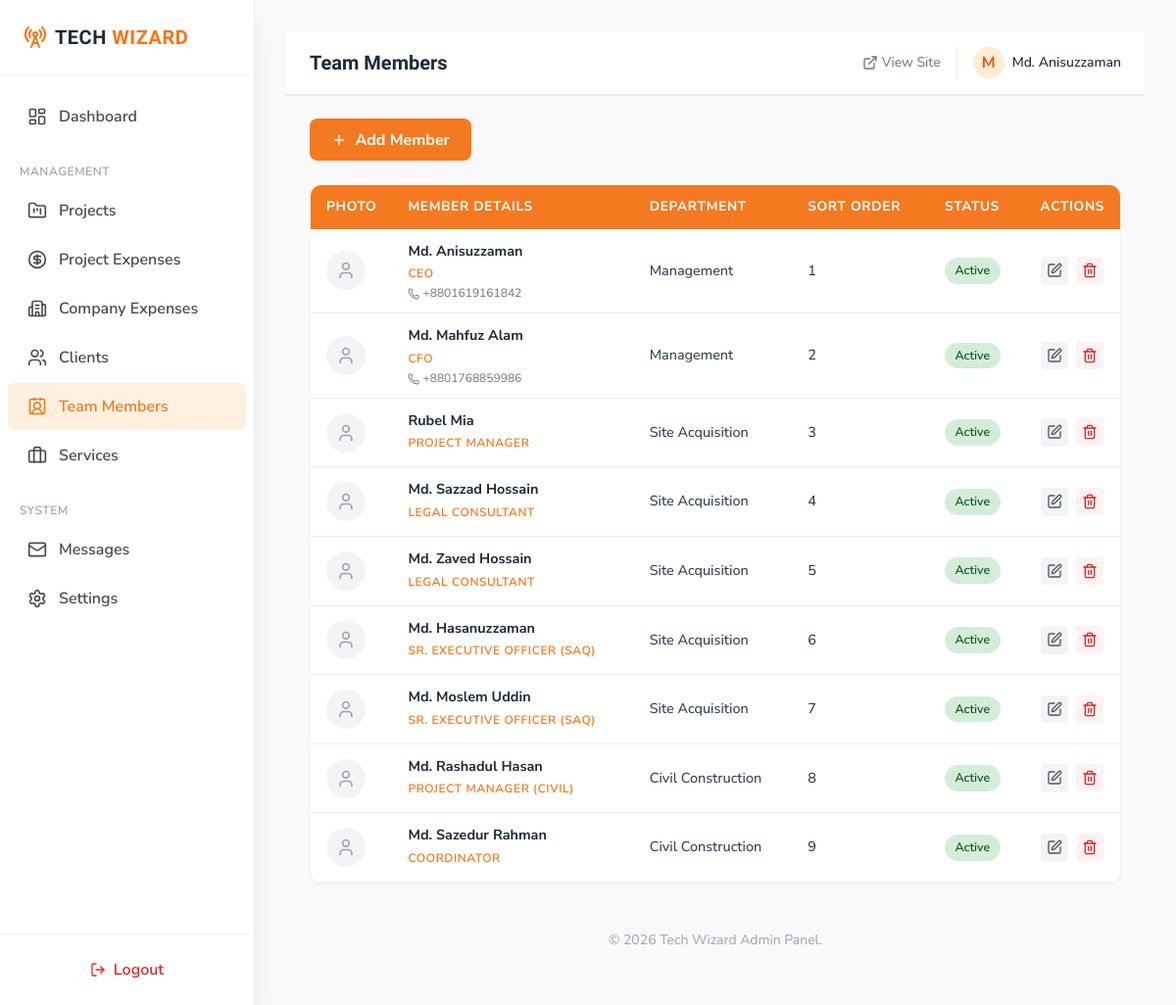
Screenshot of /admin/team (signed in) with the database file from the repository.
### tables this page shows
CREATE TABLE IF NOT EXISTS team_members (
    id INT AUTO_INCREMENT PRIMARY KEY,
    name VARCHAR(100) NOT NULL,
    designation VARCHAR(150) NOT NULL,
    department VARCHAR(100),
    qualification VARCHAR(100),
    phone VARCHAR(30),
    email VARCHAR(150),
    photo VARCHAR(255),
    sort_order INT DEFAULT 0,
    is_active TINYINT DEFAULT 1,
    created_at TIMESTAMP DEFAULT CURRENT_TIMESTAMP
);

### app/controllers/TeamController.php (called while the page is built, shortened)
<?php
class TeamController extends Controller
{
    public function index(): void
    {
        $teamModel = new Team();
        $members   = $teamModel->getAll();
        $this->view('admin/team/index', compact('members', 'flash'), 'admin');
    }
}

### public/index.php (called while the page is built, shortened)
<?php
require_once APP_ROOT . '/core/helpers.php';
spl_autoload_register(function($className) {
    $paths = [
        APP_ROOT . '/core/' . $className . '.php',
        APP_ROOT . '/app/controllers/' . $className . '.php',
        APP_ROOT . '/app/models/' . $className . '.php',
    ];
    foreach ($paths as $path) {
        if (file_exists($path)) {
            return;
        }
    }
});
$router = new Router();
$router->dispatch();

### core/helpers.php (called while the page is built, shortened)
<?php
function base_url(string $path = ''): string
{
    return BASE_URL . ltrim($path, '/');
}
function h(string $str): string
{
    return htmlspecialchars($str, ENT_QUOTES, 'UTF-8');
}

### app/models/Database.php (called while the page is built, shortened)
<?php
class Database
{
    private static ?Database $instance = null;
    private ?PDO $connection = null;
    private function __construct()
    {
        try {
            $dsn = 'mysql:host=' . DB_HOST . ';dbname=' . DB_NAME . ';charset=utf8mb4';
            $options = [
                PDO::ATTR_ERRMODE            => PDO::ERRMODE_EXCEPTION,
                PDO::ATTR_DEFAULT_FETCH_MODE => PDO::FETCH_ASSOC,
                PDO::ATTR_EMULATE_PREPARES   => false,
            ];
            $this->connection = new PDO($dsn, DB_USER, DB_PASS, $options);
        } catch (PDOException $e) {
            if (APP_DEBUG) {
                die('<h2>Database Connection Failed</h2><p>' . $e->getMessage() . '</p>');
            }
            die('Database connection error. Please try again later.');
        }
    }
    public static function getInstance(): Database
    {
        if (self::$instance === null) {
            self::$instance = new self();
        }
        return self::$instance;
    }
    public function getConnection(): PDO
    {
        return $this->connection;
    }
}

### core/Model.php (called while the page is built, shortened)
<?php
class Model
{
    protected ?PDO $db = null;
    public function __construct()
    {
        $this->db = Database::getInstance()->getConnection();
    }
    public function query(string $sql, array $params = []): PDOStatement|bool
    {
        try {
            $stmt = $this->db->prepare($sql);
            $stmt->execute($params);
            return $stmt;
        } catch (PDOException $e) {
            if (APP_DEBUG) {
                die('Query Error: ' . $e->getMessage() . '<br>SQL: ' . $sql);
            }
            return false;
        }
    }
    public function findAll(string $table, array $where = [], string $order = '', int $limit = 0, int $offset = 0): array
    {
        $sql = "SELECT * FROM `{$table}`";
        $params = [];
        if ($order) {
            $sql .= " ORDER BY {$order}";
        }
        $stmt = $this->query($sql, $params);
        return $stmt ? $stmt->fetchAll(PDO::FETCH_ASSOC) : [];
    }
}

### app/models/Team.php (called while the page is built, shortened)
<?php
class Team extends Model
{
    public function getAll(): array
    {
        return $this->findAll('team_members', [], 'sort_order ASC, name ASC');
    }
}

### app/views/admin/team/index.php (the view, shortened to what this page needs)
<div class="flex justify-between items-center mb-6">
    <a href="<?= base_url('admin/team/create') ?>" class="btn-primary flex items-center gap-2">
        <i data-lucide="plus" class="w-4 h-4"></i> Add Member
    </a>
</div>
<div class="bg-white rounded-xl shadow-sm border border-gray-100 overflow-hidden">
    <div class="data-table-wrapper rounded-none border-0 shadow-none">
        <table class="data-table">
            <thead>
                <tr>
                    <th class="w-16">Photo</th>
                    <th>Member Details</th>
                    <th>Department</th>
                    <th>Sort Order</th>
                    <th>Status</th>
                    <th class="w-24 text-center">Actions</th>
                </tr>
            </thead>
            <tbody>
                <?php if (empty($members)): ?>
                    <tr>
                        <td colspan="6" class="py-12 text-center text-gray-400">
                            <i data-lucide="users" class="w-12 h-12 mx-auto mb-3 opacity-50"></i>
                            <p>No team members found.</p>
                        </td>
                    </tr>
                <?php else: ?>
                    <?php foreach ($members as $member): ?>
                        <tr>
                            <td>
                                <?php if ($member['photo']): ?>
                                    <img src="<?= upload_url($member['photo']) ?>" class="w-10 h-10 rounded-full object-cover border border-gray-200">
                                <?php else: ?>
                                    <div class="w-10 h-10 rounded-full bg-gray-100 flex items-center justify-center text-gray-400">
                                        <i data-lucide="user" class="w-5 h-5"></i>
                                    </div>
                                <?php endif; ?>
                            </td>
                            <td>
                                <div class="font-bold text-gray-800 mb-1"><?= h($member['name']) ?></div>
                                <div class="text-xs text-orange-500 font-semibold uppercase tracking-wider"><?= h($member['designation']) ?></div>
                                <div class="text-xs text-gray-500 mt-1 flex gap-3">
                                    <?php if ($member['phone']): ?><span><i data-lucide="phone" class="w-3 h-3 inline"></i> <?= h($member['phone']) ?></span><?php endif; ?>
                                </div>
                            </td>
                            <td>
                                <span class="font-medium text-gray-700"><?= h($member['department']) ?></span>
                            </td>
                            <td><?= $member['sort_order'] ?></td>
                            <td>
                                <?php if ($member['is_active']): ?>
                                    <span class="badge badge-completed">Active</span>
                                <?php else: ?>
                                    <span class="badge badge-cancelled">Inactive</span>
                                <?php endif; ?>
                            </td>
                            <td>
                                <div class="flex justify-center gap-2">
                                    <a href="<?= base_url('admin/team/edit/' . $member['id']) ?>" class="p-1.5 bg-gray-100 text-gray-600 rounded hover:bg-gray-200 transition-colors" title="Edit">
                                        <i data-lucide="edit" class="w-4 h-4"></i>
                                    </a>
                                    <form action="<?= base_url('admin/team/delete/' . $member['id']) ?>" method="POST" class="inline" data-confirm="Delete this member?">
                                        <button type="submit" class="p-1.5 bg-red-50 text-red-600 rounded hover:bg-red-100 transition-colors" title="Delete">
                                            <i data-lucide="trash-2" class="w-4 h-4"></i>
                                        </button>
                                    </form>
                                </div>
                            </td>
                        </tr>
                    <?php endforeach; ?>
                <?php endif; ?>
            </tbody>
        </table>
    </div>
</div>

### public/assets/css/custom.css (style rules this page uses)
:root { --orange: #F47920; --orange-dark: #D96B12; --orange-light: #FFF0E0; --dark: #1A1A1A; --gray: #4A4A4A; --light: #F8F8F8; --white: #FFFFFF; --shadow: 0 4px 24px rgba(244,121,32,0.12); --radius: 8px; }
body { font-family: 'Nunito Sans', sans-serif; color: var(--gray); background-color: var(--light); }
.btn-primary { background: var(--orange); color: white; font-weight: 700; border-radius: var(--radius); padding: 0.6rem 1.4rem; transition: background 0.2s, transform 0.2s; display: inline-block; text-align: center; }
.data-table-wrapper { overflow-x: auto; background: white; border-radius: var(--radius); box-shadow: 0 2px 8px rgba(0,0,0,0.04); }
.data-table { width: 100%; border-collapse: collapse; min-width: 800px; }
.data-table th { background: var(--orange); color: white; padding: 0.75rem 1rem; text-align: left; font-size: 0.85rem; text-transform: uppercase; letter-spacing: 0.05em; }
.data-table td { padding: 0.75rem 1rem; border-bottom: 1px solid #eee; font-size: 0.9rem; }
.badge-completed { background: #D4EDDA; color: #155724; }
.badge { padding: 0.25rem 0.65rem; border-radius: 20px; font-size: 0.78rem; font-weight: 600; display: inline-block; }

### rows the page displays
team_members: name "Md. Anisuzzaman", designation "CEO", phone "+8801619161842", department "Management", sort_order "1", is_active "Active"
team_members: name "Md. Mahfuz Alam", designation "CFO", phone "+8801768859986", department "Management", sort_order "2", is_active "Active"
team_members: name "Rubel Mia", designation "PROJECT MANAGER", department "Site Acquisition", sort_order "3", is_active "Active"
team_members: name "Md. Sazzad Hossain", designation "LEGAL CONSULTANT", department "Site Acquisition", sort_order "4", is_active "Active"
team_members: name "Md. Zaved Hossain", designation "LEGAL CONSULTANT", department "Site Acquisition", sort_order "5", is_active "Active"
team_members: name "Md. Hasanuzzaman", designation "SR. EXECUTIVE OFFICER (SAQ)", department "Site Acquisition", sort_order "6", is_active "Active"
team_members: name "Md. Moslem Uddin", designation "SR. EXECUTIVE OFFICER (SAQ)", department "Site Acquisition", sort_order "7", is_active "Active"
team_members: name "Md. Rashadul Hasan", designation "PROJECT MANAGER (CIVIL)", department "Civil Construction", sort_order "8", is_active "Active"
team_members: name "Md. Sazedur Rahman", designation "COORDINATOR", department "Civil Construction", sort_order "9", is_active "Active"

### other values shown
$title "Team Members"
substr($_SESSION[ADMIN_SESSION_KEY]['name'] ?? 'A', 0, 1) "M"
$_SESSION[ADMIN_SESSION_KEY]['name'] "Md. Anisuzzaman"
